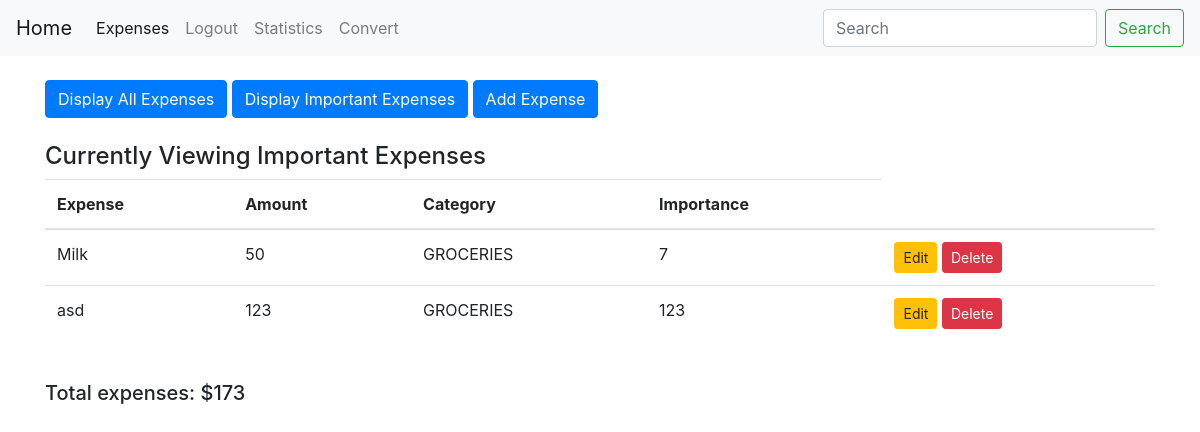
The page /display2 (signed in) on the database as committed earlier.
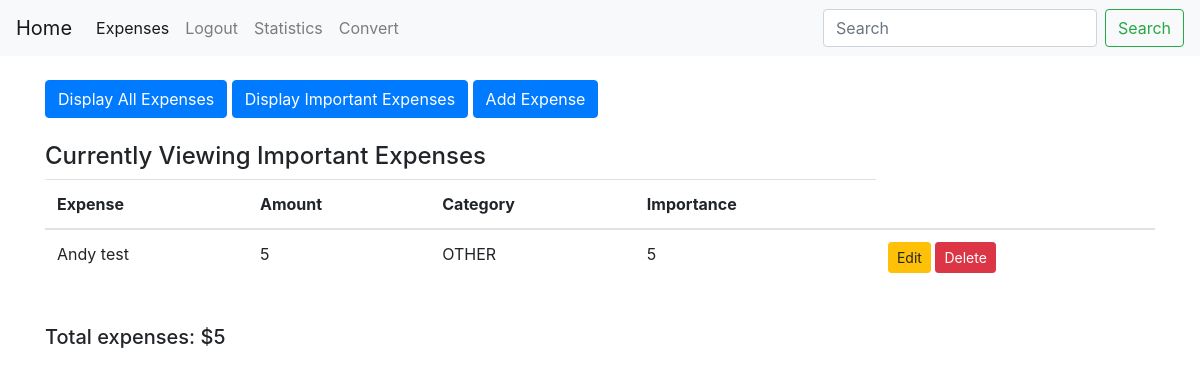
The same page on the database as committed later.
### base/models.py (models this page shows, shortened)
class Expense(models.Model):
	user = models.ForeignKey(User, on_delete=models.CASCADE, null = True)
	name = models.CharField(max_length = 20)
	amount = models.IntegerField()
	choices = (
		('GROCERIES', 'Money spent on groceries'),
		('BILLS', 'Money spent on water/electricity/internet bills'),
		('RENT', 'Money spent on rent'),
		('OTHER', 'Other weekly expenses')
	)
	category = models.CharField(max_length = 20, choices = choices, default = 'OTHER')
	importance = models.IntegerField()
	updated = models.DateTimeField(auto_now = True)
	created = models.DateTimeField(auto_now_add = True)
	class Meta:
		ordering = ['-updated', '-created']

### base/views.py (the view)
# urls.py: path('display2', views.display_important, name = 'display2'),
def display_important(request):
	items =  Expense.objects.all().filter(importance__gte = 5).filter(user = request.user)
	total = items.aggregate(Sum('amount'))
	context = {
		'items': items,
		'header': 'Important Expenses',
		'total' : total['amount__sum'],
	}
	return render(request, 'expenses.html', context)

### base/templates/expenses.html
{% extends 'base.html' %}
{% block body %}
<div class = "button-group">
	<a href="{% url 'display1' %}" class = "btn btn-primary btn-mid" role = "button"> Display All Expenses</a>
	<a href="{% url 'display2' %}" class = "btn btn-primary btn-mid" role = "button"> Display Important Expenses </a>
	<a href="{% url 'add' %}" class = "btn btn-primary btn-mid" role = "button"> Add Expense </a>
</div>
<br>
<h4> Currently Viewing {{ header }} </h4>
<table class="table">
  <thead>
    <tr>
      <th scope="col">Expense</th>
      <th scope="col">Amount</th>
      <th scope="col">Category</th>
      <th scope="col">Importance</th>
    </tr>
  </thead>
  <tbody>
	<tbody>
		{% for item in items %}
			<tr>
				<td> {{item.name}} </td>
				<td> {{item.amount}} </td>
				<td> {{item.category}} </td>
				<td> {{item.importance}} </td>
				<td>
					<a href="{% url 'edit' item.pk %}" class = "btn btn-warning btn-sm" role="button"> Edit </a>
					<a href="{% url 'delete' item.pk %}" class = "btn btn-danger btn-sm" role="button"> Delete </a>
				</td>
			</tr>
		{% endfor %}
	</tbody>
  </tbody>
</table>
<br>
<div>
	<h5> Total expenses: ${{total}}</h5>
</div>
{% endblock %}

Rows that differ between the two databases and show on the page:
removed Expense: name "Milk", amount "50", category "GROCERIES", importance "7"
removed Expense: name "asd", amount "123", category "GROCERIES", importance "123"
added Expense: name "Andy test", amount "5", category "OTHER", importance "5"
Other text that changed with them:
{{ total }}: "173" → "5"
